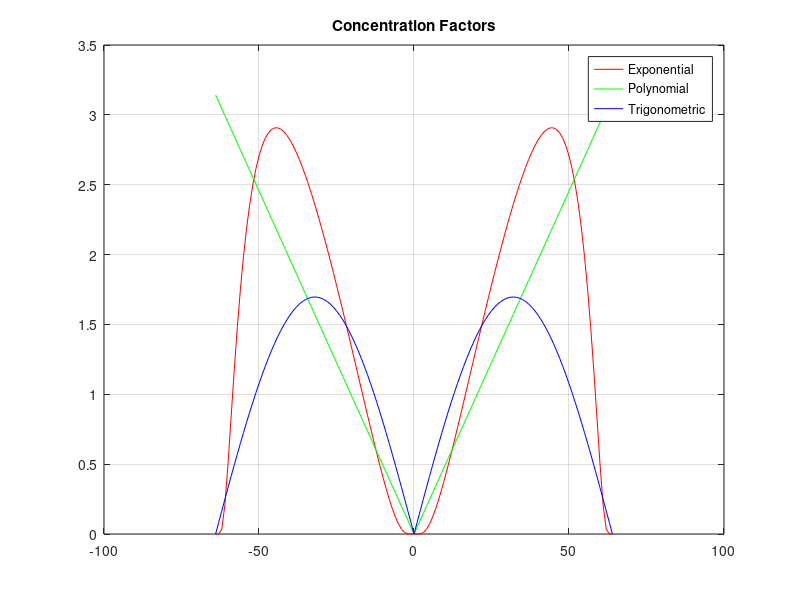

Source code (MATLAB): (Note: this script raises an error after producing the figure.)

%UNTITLED Summary of this function goes here
%   Detailed explanation goes here

% Enter number of Fourier modes and grid points.

N = 64;
k = (-N:N)';
nGridPts = 256;
xl = -pi; xr = pi; h = (xr-xl)/nGridPts;
x = xl + h*(0:nGridPts-1).';

%% Here we are going to design the concentration factors that will be used 
% to run the minmod tests, the third threshold test.
% Polynomial concentration factor
p = 1; % Order of the factor
Concentration_poly = @(x) (p.*pi.*x.^p);
% Exponential concentration factor
alpha = 6; % Order of the factor
normal = @(x) (exp(1./(alpha*x.*(x-1))));
C = (pi)./(integral(normal,(1/N),1-(1/N)));
Concentration_exp = @(x) (C*x*exp(1./(alpha.*x.*(x-1))));

cfe = zeros(2*N+1,1);    
cfp = zeros(2*N+1,1);
cft = zeros(2*N+1,1);
for i = 1:2*N+1
   s = abs(k(i))./(N);
   cfe(i) = Concentration_exp(s);
   cfp(i) = Concentration_poly(s);
end

%We use the trigonometric/Gibbs concentration factor
Sipi = 1.85193705198247;					% Value of Si(pi), the sine 
                                            % integral                                            
cfac_t = pi * sin(pi*abs(k)/N)/Sipi; 

% % Set cfe(n/2) and cfe(-n/2) = 0
cfe(1) = 0;
cfe(length(cfe)) = 0;

figure(1);
plot(k,cfe,'r',k,cfp,'g',k,cfac_t,'b');
title('Concentration Factors'); grid on;
legend('Exponential', 'Polynomial', 'Trigonometric');

sig = UpdatedConcDesign;
cfac_1 = cfac_t;
cfac_2 = cfac_t;
cfac_3 = sig;
cfac_4 = cfac_t;
cfac_5 = sig;

%% Now we enter the function we want to run the jump detection on, and 
%  calculate the Fourier coefficients.

fx = ((-x-pi).*(x < 0) + (-x+pi).*(x>=0))/(2*pi); fx(x==0) = NaN;
figure; plot(x,fx,'k'); grid on;

for a = 1:2*N+1
    fhat(a) = 1/(2*pi*k(a)*1i); 
end

fhat(N+1) = 0;
figure; plot(k,fhat,'k'); grid on; title('Fourier Coefficients'); 
Func_Approx = fhat * (exp(-1i*x*k'))';
figure; plot(x,imag(Func_Approx),'k'); grid on;
title('Fourier Approximation'); xlabel('x'); ylabel('y');

% Now create the jump repsonse:
fourMat = exp(1i*x*k.' );
jmpFncCfs =  1i*fhat .* sign(k)' .* cfe';
template =  fourMat*jmpFncCfs' ;
figure; 
plot(x,real(template)); grid on; title('Jump Response');
xlabel('x'); ylabel('y');

%% We now turn to the detection of jumps.

%% Noise characteristics
% We consider zero mean, additive white Gaussian nose of variance rho^2
rho2 = 1/N^2;
n = sqrt(rho2)*randn(2*N+1,1) + 1i*sqrt(rho2)*randn(2*N+1,1);
fHat_alt  = fhat' + n;

%delta
delta = 1/(2*N + 1);
%define a probability for false alarms
pfa = .01;

jump_detect = zeros(length(x),1);
test_stat_adv = zeros(length(x),1);
gamma_dot = NaN(length(x),1);
test_stat = NaN(length(x),1);
cov = zeros(5,5,length(x));
for a = 1:length(x)

% First calculate the nonshifted jump responses:  
    %Define stencil
    stencil(1) = x(a) - 2*delta;
    stencil(2) = x(a) - delta;
    stencil(3) = x(a);
    stencil(4) = x(a) + delta;
    stencil(5) = x(a) + 2*delta;
    %Define M
     M = zeros(5,1);
     Exponent_factor_1 = exp( 1i*(stencil(1)) * k.');
     Exponent_factor_2 = exp( 1i*(stencil(2)) * k.');
     Exponent_factor_3 = exp( 1i*(stencil(3)) * k.');
     Exponent_factor_4 = exp( 1i*(stencil(4)) * k.');
     Exponent_factor_5 = exp( 1i*(stencil(5)) * k.');
     jmpFncCfs_1 = 1i * fhat .* sign(k)' .* cfac_1';
     jmpFncCfs_2 = 1i * fhat .* sign(k)' .* cfac_2';
     jmpFncCfs_3 = 1i * fhat .* sign(k)' .* cfac_3';
     jmpFncCfs_4 = 1i * fhat .* sign(k)' .* cfac_4';
     jmpFncCfs_5 = 1i * fhat .* sign(k)' .* cfac_5';
        M_1 = real(Exponent_factor_1 * jmpFncCfs_1');
        M_2 = real(Exponent_factor_2 * jmpFncCfs_2');
        M_3 = real(Exponent_factor_3 * jmpFncCfs_3');
        M_4 = real(Exponent_factor_4 * jmpFncCfs_4');
        M_5 = real(Exponent_factor_5 * jmpFncCfs_5');
        M(1) = M_1; M(2) = M_2; M(3) = M_3; 
        M(4) = M_4; M(5) = M_5;
    %Define covariance matrix

     cov(1,1,a) = sum((rho2) * real(cfac_1.^2));
     cov(2,2,a) = sum((rho2) * real(cfac_2.^2));
     cov(3,3,a) = sum((rho2) * real(cfac_3.^2));
     cov(4,4,a) = sum((rho2) * real(cfac_4.^2));
     cov(5,5,a) = sum((rho2) * real(cfac_5.^2));
     cov(1,2,a) = sum((rho2) * real((cfac_1 .*cfac_1).*exp(1i.*k.* (stencil(1) - stencil(2)))));
     cov(1,3,a) = sum((rho2) * real((cfac_1 .*cfac_3).*exp(1i.*k.* (stencil(1) - stencil(3)))));
     cov(1,4,a) = sum((rho2) * real((cfac_1 .*cfac_4).*exp(1i.*k.* (stencil(1)-  stencil(4)))));
     cov(1,5,a) = sum((rho2) * real((cfac_1 .* cfac_5).*exp(1i.*k.* (stencil(1)-stencil(5)))));
     cov(2,1,a) = sum((rho2) * real((cfac_2 .* cfac_1).*exp(1i.*k.* (stencil(2) - stencil(1)))));
     cov(2,3,a) = sum((rho2) * real((cfac_2 .* cfac_3).*exp(1i.*k.* (stencil(2) - stencil(3)))));
     cov(2,4,a) = sum((rho2) * real((cfac_2 .* cfac_4).*exp(1i.*k.* (stencil(2)- stencil(4)))));
     cov(2,5,a) = sum((rho2) * real((cfac_2 .* cfac_5).*exp(1i.*k.* (stencil(2)-stencil(5)))));
     cov(3,1,a) = sum((rho2) * real((cfac_3 .* cfac_1).*exp(1i.*k.* (stencil(3) - stencil(1)))));
     cov(3,2,a) = sum((rho2) * real((cfac_3 .* cfac_2).*exp(1i.*k.* (stencil(3) - stencil(2)))));
     cov(3,4,a) = sum((rho2) * real((cfac_3 .* cfac_4).*exp(1i.*k.* (stencil(3)-stencil(4)))));
     cov(3,5,a) = sum((rho2) * real((cfac_3 .* cfac_5).*exp(1i.*k.* (stencil(3)-stencil(5)))));
     cov(4,1,a) = sum((rho2) * real((cfac_4 .* cfac_1).*exp(1i.*k.* (stencil(4)-stencil(1)))));
     cov(4,2,a) = sum((rho2) * real((cfac_4 .* cfac_2).*exp(1i.*k.* (stencil(4)-stencil(2)))));
     cov(4,3,a) = sum((rho2) * real((cfac_4 .* cfac_3).*exp(1i.*k.* (stencil(4)-stencil(3)))));
     cov(4,5,a) = sum((rho2) * real((cfac_4 .* cfac_5).*exp(1i.*k.* (stencil(4)-stencil(5)))));
     cov(5,1,a) = sum((rho2) * real((cfac_5 .* cfac_1).*exp(1i.*k.* (stencil(5)-stencil(1)))));
     cov(5,2,a) = sum((rho2) * real((cfac_5 .* cfac_2).*exp(1i.*k.* (stencil(5)-stencil(2)))));
     cov(5,3,a) = sum((rho2) * real((cfac_5 .* cfac_3).*exp(1i.*k.* (stencil(5)-stencil(3)))));
     cov(5,4,a) = sum((rho2) * real((cfac_5 .* cfac_4).*exp(1i.*k.* (stencil(5)-stencil(4)))));


     %Define D 
    D = M'*inv(cov(:,:,a))*M;
    
    %Calculate gamma_dot. This is the gamma_dot that will ensure operation
    %at a desired false alarm rate. From Aditya's thesis. We need to
    %normalize the result from Qinv by using the standard deviation and
    %mean. 
%      nonstandard_result = real(Qinv(pfa));
%      standard_result = nonstandard_result*D ;
%      gamma_dot(a) = standard_result * sqrt(D);
%     
    gamma_dot(a) = Qinv(pfa) * sqrt(D);
    %define Y
    Y = zeros(5,1);
    jmpFncCfs_1 = 1i * fHat_alt' .* sign(k)' .* cfac_1';
    jmpFncCfs_2 = 1i * fHat_alt' .* sign(k)' .* cfac_2';
    jmpFncCfs_3 = 1i * fHat_alt' .* sign(k)' .* cfac_3';
    jmpFncCfs_4 = 1i * fHat_alt' .* sign(k)' .* cfac_4';
    jmpFncCfs_5 = 1i * fHat_alt' .* sign(k)' .* cfac_5';
    Y_1 = real(Exponent_factor_1 * jmpFncCfs_1');
    Y_2 = real(Exponent_factor_2 * jmpFncCfs_2');
    Y_3 = real(Exponent_factor_3 * jmpFncCfs_3');
    Y_4 = real(Exponent_factor_4 * jmpFncCfs_4');
    Y_5 = real(Exponent_factor_5 * jmpFncCfs_5');
    Y(1) = Y_1; Y(2) = Y_2; Y(3) = Y_3; Y(4) = Y_4; Y(5) = Y_5; 
 
    %Calculate test statistic
    test_stat(a) = (M'*inv(cov(:,:,a))*Y)';
    %compare test statistic to gamma to detect jump
    % Define the noisy template approximation.
    
end

    Noise_jmpFncCfs = 1i*fhat .* sign(k)' .* cfac_t';
    Noise_template =  fourMat*Noise_jmpFncCfs';
    jump_candidate = NaN(length(x),1);
    for a = 1:length(x)
           if abs(test_stat(a)) > abs(real(gamma_dot(a)))
           jump_detect(a) = Noise_template(a);
           end
    end
        
for a = 1:length(x)
    if  jump_detect(a) ==  0
        jump_detect(a) = NaN;
    end
end
figure;
plot(x, fx, 'k', x, jump_detect, 'ro'); 
title('Detection of jumps for sawtooth function'); 
legend('f(x)', 'jump');

for a = 2:length(x)-1
    if jump_detect(a) == NaN
    jump_detect2(a) = NaN;
    else 
            if abs(test_stat(a)) > abs(test_stat(a+1))
                if abs(test_stat(a)) > abs(test_stat(a-1))
                    jump_detect2(a) = Noise_template(a);
                else
                    jump_detect2(a) = NaN;
            
                end
            else 
                   jump_detect2(a) = NaN;
            end
    end
end
jump_detect2(1) =0;
jump_detect2(length(x)) = 0;
figure;
plot(x, fx, 'k', x, jump_detect2, 'ro'); grid on;
title('Detection of jumps for sawtooth function'); 
legend('f(x)', 'jump');   

%     Noise_jmpFncCfs = 1i*fhat .* sign(k)' .* cfe';
%     Noise_template =  fourMat*Noise_jmpFncCfs' ;
%     jump_candidate = NaN(length(x),1);
%     for a = 1:length(x)
%         if abs(test_stat(a)) > abs(real(gamma_dot(a)))
%         jump_candidate(a) = 1;
%         end
%     end
%     figure;
%     plot(FineX,jump_candidate); grid on;
%     
% for a = 7:length(x)-6
%     if jump_candidate(a) == 1
%         if test_stat(a) > test_stat(a+5)
%             if (test_stat(a)) > (test_stat(a+4))
%                 if (test_stat(a)) > (test_stat(a+3))
%                     if (test_stat(a)) > (test_stat(a+2))
%                         if (test_stat(a)) > (test_stat(a+1))
%                             if (test_stat(a)) > (test_stat(a-1))
%                                 if (test_stat(a)) > (test_stat(a-2))
%                                     if (test_stat(a)) > (test_stat(a-3)); 
%                                         if (test_stat(a)) > (test_stat(a-4))
%                                             if test_stat(a) > test_stat(a-5)
%                                                 jump_detect(a) = -real(template(a));
%                                                 test_stat_adv(a) = abs(test_stat(a)) - gamma_dot(a);
%                                     end
%                                 end
%                             end
%                             end
%                             end
%                         end
%                     end
%             end
%        end
%        end
%     end
%     end
%      
% 
%     
%     if jump_candidate(a) ~=1
%     jump_detect(a) = NaN;
%     end
% 
%     for a = 4:length(x)-3;
%     if  abs(jump_detect(a)) < .05
%         jump_detect(a) = NaN;
%     end
% end
% 
% jump_detect(1) = NaN;
% jump_detect(2) = NaN;
% jump_detect(3) = NaN;
% jump_detect(4) = NaN;
% jump_detect(length(x)) = NaN;
% jump_detect(length(x)-1) = NaN;
% jump_detect(length(x)-2) = NaN;
% jump_detect(length(x)-3) = NaN;

